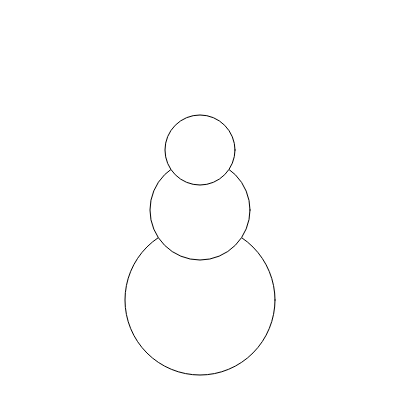
Frame 1 (no input)
Frame 60 (no input): identical to frame 1, image omitted
Frame 120 (the mouse pressed at the canvas centre since frame 60): identical to frame 1, image omitted

The p5.js sketch that drew this single still picture (run headless with seeded random() and noise() and a simulated clock; from frame 60 on, the mouse is pressed at the canvas centre):

// p5.js sketch
// ── sketch.js
function setup(){
	createCanvas(400, 400);
	ellipse(200, 300, 150, 150);
	ellipse(200, 210, 100, 100);
	ellipse(200, 150, 70, 70);
}

function draw(){

}
